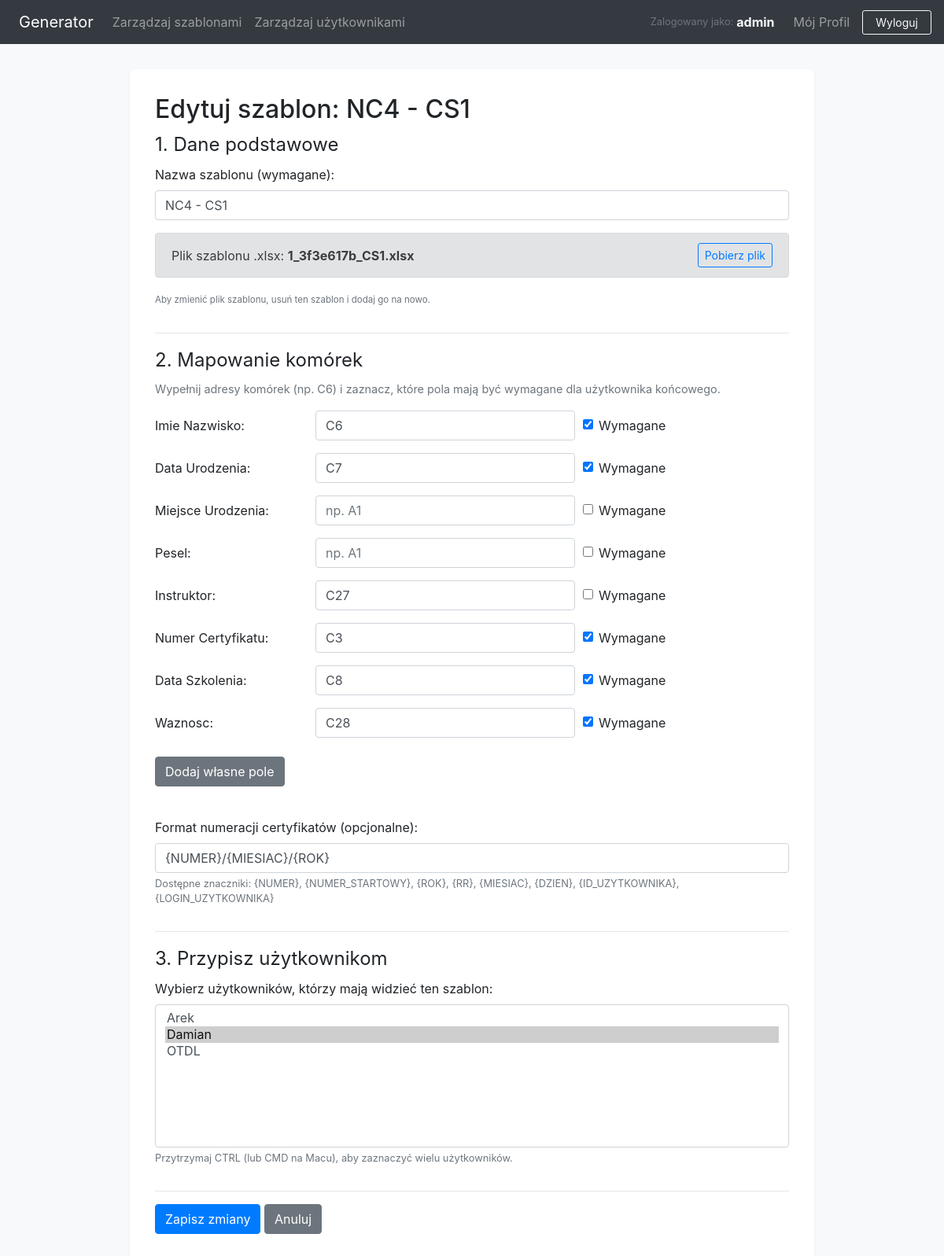
/admin/template/1/edit (signed in), run on the app's committed database.
### app.py (models this page shows, shortened)
class User(UserMixin, db.Model):
    id = db.Column(db.Integer, primary_key=True)
    username = db.Column(db.String(80), unique=True, nullable=False)
    password_hash = db.Column(db.String(256), nullable=False)
    role = db.Column(db.String(20), nullable=False, default='user')
    company_name = db.Column(db.String(150), nullable=True)
    email = db.Column(db.String(120), nullable=True)
    phone = db.Column(db.String(30), nullable=True)
    contact_person = db.Column(db.String(150), nullable=True)
    nip = db.Column(db.String(20), nullable=True)
    assigned_templates = db.relationship('Template', secondary=template_assignments, lazy='dynamic',
                                         back_populates='assigned_users')
    generation_logs = db.relationship('GenerationLog', backref='user', lazy='dynamic', cascade="all, delete-orphan")
    @property
    def is_admin(self):
        return self.role == 'admin'

class Template(db.Model):
    id = db.Column(db.Integer, primary_key=True)
    name = db.Column(db.String(120), nullable=False)
    filename = db.Column(db.String(255), nullable=False)
    numbering_format = db.Column(db.String(255), nullable=True)
    user_id = db.Column(db.Integer, db.ForeignKey('user.id'), nullable=False)
    creator = db.relationship('User', backref='created_templates')
    mappings = db.relationship('CellMapping', backref='template', lazy='dynamic', cascade="all, delete-orphan")
    assigned_users = db.relationship('User', secondary=template_assignments, lazy='dynamic',
                                     back_populates='assigned_templates')
    generation_logs = db.relationship('GenerationLog', backref='template', lazy='dynamic', cascade="all, delete-orphan")

class CellMapping(db.Model):
    id = db.Column(db.Integer, primary_key=True)
    template_id = db.Column(db.Integer, db.ForeignKey('template.id'), nullable=False)
    field_name = db.Column(db.String(80), nullable=False)
    cell_address = db.Column(db.String(10), nullable=False)
    is_required = db.Column(db.Boolean, default=False, nullable=False)

### app.py (the view, shortened to what this page needs)
@app.route('/admin/template/<int:template_id>/edit', methods=['GET', 'POST'])
@login_required
@admin_required
def edit_template(template_id):
    template = db.session.get(Template, template_id)
    if not template:
        flash("Nie znaleziono szablonu.", 'danger')
        return redirect(url_for('admin_dashboard'))
    all_users = User.query.filter_by(role='user').order_by(User.username).all()
    assigned_user_ids = {user.id for user in template.assigned_users}
    fields_to_map = ['imie_nazwisko', 'data_urodzenia', 'miejsce_urodzenia', 'pesel', 'instruktor', 'numer_certyfikatu',
                     'data_szkolenia', 'waznosc']
    mappings_dict = {m.field_name: {'cell': m.cell_address, 'required': m.is_required} for m in template.mappings}
    custom_mappings = {k: v for k, v in mappings_dict.items() if k.startswith('custom_')}
    return render_template('edit_template.html',
                           template=template,
                           fields_to_map=fields_to_map,
                           mappings_dict=mappings_dict,
                           custom_mappings=custom_mappings,
                           all_users=all_users,
                           assigned_user_ids=assigned_user_ids)

### app.py (called while the page is built)
@login_manager.user_loader
def load_user(user_id):
    return db.session.get(User, int(user_id))

def admin_required(f):
    @wraps(f)
    def decorated_function(*args, **kwargs):
        if not current_user.is_authenticated or not current_user.is_admin:
            flash("Dostęp do tej strony wymaga uprawnień administratora.", "danger")
            return redirect(url_for('login'))
        return f(*args, **kwargs)
    return decorated_function

### templates/edit_template.html (shortened to what this page needs)
{% extends 'base.html' %}
{% block content %}
<div class="section-container">
    <h2>Edytuj szablon: {{ template.name }}</h2>
    <form action="{{ url_for('edit_template', template_id=template.id) }}" method="post" enctype="multipart/form-data" class="form-section">
        <fieldset>
            <legend>1. Dane podstawowe</legend>
            <div class="form-group">
                <label for="template_name_upload">Nazwa szablonu (wymagane):</label>
                <input type="text" id="template_name_upload" name="template_name" class="form-control" value="{{ template.name }}" required>
            </div>
            <div class="alert alert-secondary d-flex justify-content-between align-items-center">
                <span>Plik szablonu .xlsx: <strong>{{ template.filename }}</strong></span>
                <a href="{{ url_for('download_template_source', template_id=template.id) }}" class="btn btn-sm btn-outline-primary">
                    Pobierz plik
                </a>
            </div>
            <p class="info-message text-muted"><small>Aby zmienić plik szablonu, usuń ten szablon i dodaj go na nowo.</small></p>
        </fieldset>
        <hr>
        <fieldset>
            <legend>2. Mapowanie komórek</legend>
            <p class="info-message">Wypełnij adresy komórek (np. C6) i zaznacz, które pola mają być wymagane dla użytkownika końcowego.</p>
            {% for field in fields_to_map %}
            <div class="form-group form-row align-items-center">
                <label class="col-sm-3 col-form-label">{{ field.replace('_', ' ').title() }}:</label>
                <div class="col-sm-5">
                    <input type="text" name="mapping_{{ field }}" class="form-control"
                           placeholder="np. A1"
                           value="{{ mappings_dict.get(field, {}).get('cell', '') }}"
                           {% if field == 'imie_nazwisko' %}required{% endif %}>
                </div>
                <div class="col-sm-4">
                    <div class="form-check">
                        <input class="form-check-input" type="checkbox" name="is_required_{{ field }}" id="is_required_{{ field }}"
                               {% if mappings_dict.get(field, {}).get('required') %}checked{% endif %}>
                        <label class="form-check-label" for="is_required_{{ field }}">Wymagane</label>
                    </div>
                </div>
            </div>
            {% endfor %}
            <button type="button" id="add-custom-field-btn" class="btn btn-secondary mt-2 mb-3">Dodaj własne pole</button>
            <div class="form-group mt-4">
                <label for="numbering_format">Format numeracji certyfikatów (opcjonalne):</label>
                <input type="text" name="numbering_format" id="numbering_format" class="form-control"
                       value="{{ template.numbering_format or '' }}" placeholder="np. CERT/{ROK}/{NUMER}">
                <small class="form-text text-muted">
                    Dostępne znaczniki: {NUMER}, {NUMER_STARTOWY}, {ROK}, {RR}, {MIESIAC}, {DZIEN}, {ID_UZYTKOWNIKA}, {LOGIN_UZYTKOWNIKA}
                </small>
            </div>
        </fieldset>
        <hr>
        <fieldset>
            <legend>3. Przypisz użytkownikom</legend>
            <div class="form-group">
                <label for="assigned_users">Wybierz użytkowników, którzy mają widzieć ten szablon:</label>
                <select multiple class="form-control" id="assigned_users" name="assigned_users" size="8">
                    {% for user in all_users %}
                    <option value="{{ user.id }}" {% if user.id in assigned_user_ids %}selected{% endif %}>
                        {{ user.username }}
                    </option>
                    {% endfor %}
                </select>
                <small class="form-text text-muted">Przytrzymaj CTRL (lub CMD na Macu), aby zaznaczyć wielu użytkowników.</small>
            </div>
        </fieldset>
        <hr>
        <button type="submit" class="btn btn-primary">Zapisz zmiany</button>
        <a href="{{ url_for('admin_dashboard') }}" class="btn btn-secondary">Anuluj</a>
    </form>
</div>
{% endblock %}

### templates/base.html (shortened to what this page needs)
<!DOCTYPE html>
<html lang="pl">
<head>
    <link rel="stylesheet" href="https://stackpath.bootstrapcdn.com/bootstrap/4.5.2/css/bootstrap.min.css">
    <link rel="stylesheet" href="https://cdnjs.cloudflare.com/ajax/libs/font-awesome/5.15.4/css/all.min.css">
</head>
<body>
    <nav class="navbar navbar-expand-lg navbar-dark bg-dark">
        <a class="navbar-brand d-flex align-items-center" href="{{ url_for('dashboard') }}">
            Generator
        </a>
        <div class="collapse navbar-collapse" id="navbarNav">
            <ul class="navbar-nav mr-auto align-items-center">
            {% if current_user.is_authenticated and current_user.is_admin %}
                <li class="nav-item"><a class="nav-link" href="{{ url_for('admin_dashboard') }}">Zarządzaj szablonami</a></li>
                <li class="nav-item"><a class="nav-link" href="{{ url_for('manage_users') }}">Zarządzaj użytkownikami</a></li>
            {% endif %}
            </ul>
            <ul class="navbar-nav ml-auto align-items-center">
                {% if current_user.is_authenticated %}
                    <li class="nav-item mr-3">
                        <span class="navbar-text text-light d-flex align-items-center">
                            <small class="text-muted mr-1">Zalogowany jako:</small> <strong>{{ current_user.username }}</strong>
                        </span>
                    </li>
                    <li class="nav-item">
                        <a class="nav-link" href="{{ url_for('user_profile') }}">Mój Profil</a>
                    </li>
                    <li class="nav-item ml-2">
                        <a class="btn btn-outline-light btn-sm px-3" href="{{ url_for('logout') }}">Wyloguj</a>
                    </li>
                {% else %}
                    <li class="nav-item">
                        <a class="nav-link" href="{{ url_for('login') }}">Zaloguj</a>
                    </li>
                {% endif %}
            </ul>
        </div>
    </nav>
    <main class="container">
        {% block content %}{% endblock %}
    </main>
</body>
</html>

### templates/base.html (style rules this page uses)
body { background-color: #f8f9fa; }
.navbar { margin-bottom: 2rem; padding-top: 0.5rem; padding-bottom: 0.5rem; }
.container { max-width: 900px; }
.section-container { background: white; padding: 2rem; border-radius: 8px; margin-bottom: 2rem; box-shadow: 0 2px 4px rgba(0,0,0,0.05); }
.info-message { font-size: 0.9rem; color: #6c757d; }
.navbar-text { margin-top: 0; margin-bottom: 0; padding-top: 0; padding-bottom: 0; }

### data on the page
User: username "admin"
Template: name "NC4 - CS1", template_name "NC4 - CS1", filename "1_3f3e617b_CS1.xlsx", numbering_format "{NUMER}/{MIESIAC}/{ROK}"
CellMapping: mapping_imie_nazwisko "C6"
CellMapping: get "C7"
CellMapping: get "C27"
CellMapping: get "C3"
CellMapping: get "C8"
CellMapping: get "C28"

### other printed values
{{ field.replace('_', ' ').title() }} "Imie Nazwisko" "Data Urodzenia" "Miejsce Urodzenia" "Pesel" "Instruktor" "Numer Certyfikatu" "Data Szkolenia" "Waznosc"
form field assigned_users "Arek / Damian ☑ / OTDL"
